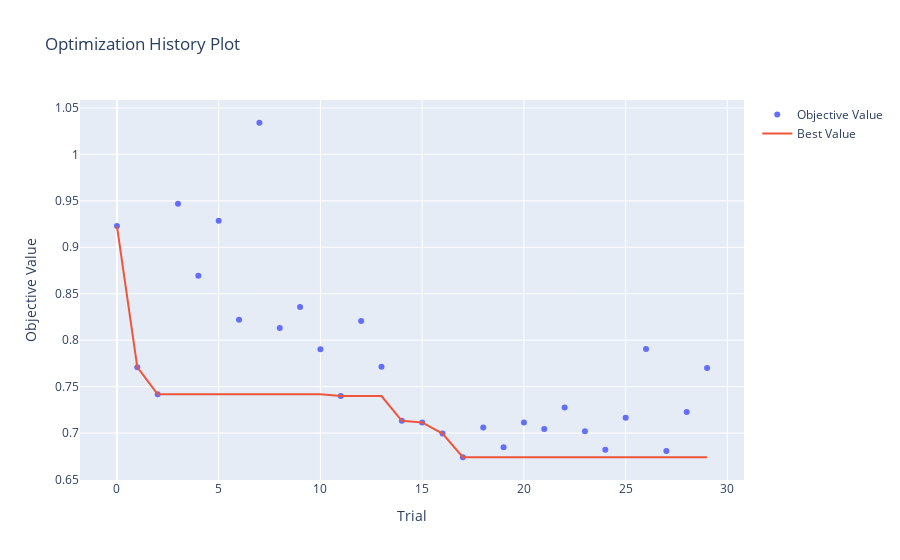

This figure's notebook cell:
### Code cell
# 하이퍼파라미터 최적화 과정을 확인
optuna.visualization.plot_optimization_history(study_cat)

### Figure 1 — Plotly figure (JSON) as saved in the notebook; plotly's stock layout.template omitted (floating-point values rounded to 4 significant figures)
{"data": [{"mode": "markers", "name": "Objective Value", "type": "scatter", "x": [0, 1, 2, 3, 4, 5, 6, 7, 8, 9, 10, 11, 12, 13, 14, 15, 16, 17, 18, 19, 20, 21, 22, 23, 24, 25, 26, 27, 28, 29], "y": [0.9229, 0.7709, 0.7417, 0.9469, 0.8694, 0.9285, 0.8219, 1.034, 0.8131, 0.8357, 0.7901, 0.7397, 0.8207, 0.7715, 0.7132, 0.7114, 0.6993, 0.6739, 0.7058, 0.6845, 0.7113, 0.7043, 0.7274, 0.7018, 0.682, 0.7165, 0.7905, 0.6805, 0.7226, 0.77]}, {"mode": "lines", "name": "Best Value", "type": "scatter", "x": [0, 1, 2, 3, 4, 5, 6, 7, 8, 9, 10, 11, 12, 13, 14, 15, 16, 17, 18, 19, 20, 21, 22, 23, 24, 25, 26, 27, 28, 29], "y": [0.9229, 0.7709, 0.7417, 0.7417, 0.7417, 0.7417, 0.7417, 0.7417, 0.7417, 0.7417, 0.7417, 0.7397, 0.7397, 0.7397, 0.7132, 0.7114, 0.6993, 0.6739, 0.6739, 0.6739, 0.6739, 0.6739, 0.6739, 0.6739, 0.6739, 0.6739, 0.6739, 0.6739, 0.6739, 0.6739]}, {"marker": {"color": "#cccccc"}, "mode": "markers", "name": "Infeasible Trial", "showlegend": false, "type": "scatter", "x": [], "y": []}], "layout": {"title": {"text": "Optimization History Plot"}, "xaxis": {"title": {"text": "Trial"}}, "yaxis": {"title": {"text": "Objective Value"}}}}
